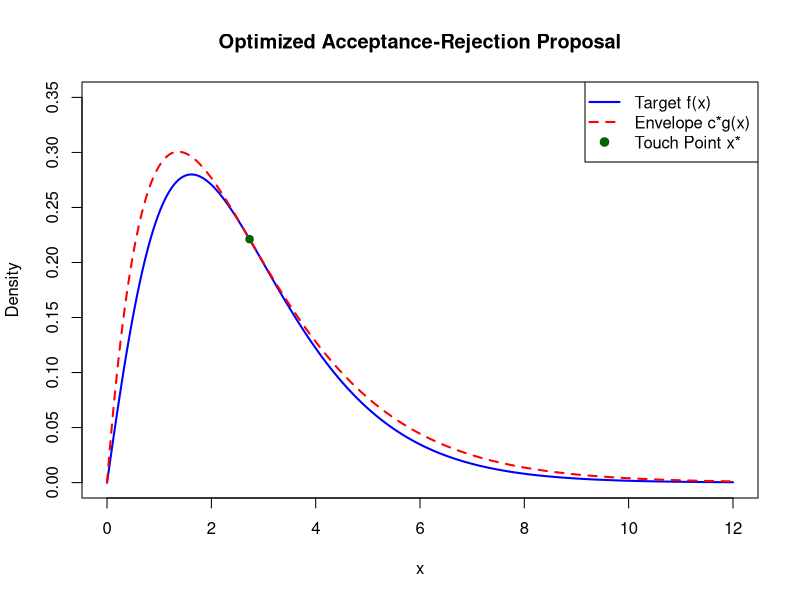

Source code (R):
## ---- chunk 1
knitr::opts_chunk$set(echo = TRUE)
library(dplyr)
library(tidyverse)
## ---- chunk 2
##question 1d
# 1. Define the densities and constants
f_target <- function(x) {
  ifelse(x >= 0, (1/3) * x * (1 + x) * exp(-x), 0)
}

# Optimal a* calculation
a_star <- sqrt(3) - 1

# Scaling constant c(a*)
c_val <- exp(-a_star) / (3 * a_star^2 * (1 - a_star))

# Envelope function: c * g_a(x)
envelope <- function(x) {
  # g_a(x) is Gamma(shape=2, rate=a)
  ifelse(x >= 0, c_val * (a_star^2 * x * exp(-a_star * x)), 0)
}

# 3. Plottinga
x_seq <- seq(0, 12, length.out = 1000)
plot(x_seq, f_target(x_seq), type = "l", col = "blue", lwd = 2,
     ylim = c(0, 0.35), xlab = "x", ylab = "Density",
     main = "Optimized Acceptance-Rejection Proposal")
lines(x_seq, envelope(x_seq), col = "red", lty = 2, lwd = 2)

# Mark the touch point x*(a*)
x_star <- a_star / (1 - a_star)
points(x_star, f_target(x_star), col = "darkgreen", pch = 19)

legend("topright", legend = c("Target f(x)", "Envelope c*g(x)", "Touch Point x*"),
       col = c("blue", "red", "darkgreen"), lty = c(1, 2, NA), pch = c(NA, NA, 19), lwd = 2)
## ---- chunk 3
##question 2f
states <- c("G", "S", "D")
P <- matrix(c(9/10, 1/10, 0,
              0,    7/8,  1/8,
              2/5,  0,    3/5), 
            nrow = 3, byrow = TRUE, 
            dimnames = list(states, states))
# Simulate the Markov process for 10,000 steps
set.seed(123) 
n_steps <- 10000
chain <- character(n_steps)
current_state <- "G"

for (i in 1:n_steps) {
  chain[i] <- current_state
  current_state <- sample(states, size = 1, prob = P[current_state, ])
}

fraction_G <- sum(chain == "G") / n_steps
fraction_G
